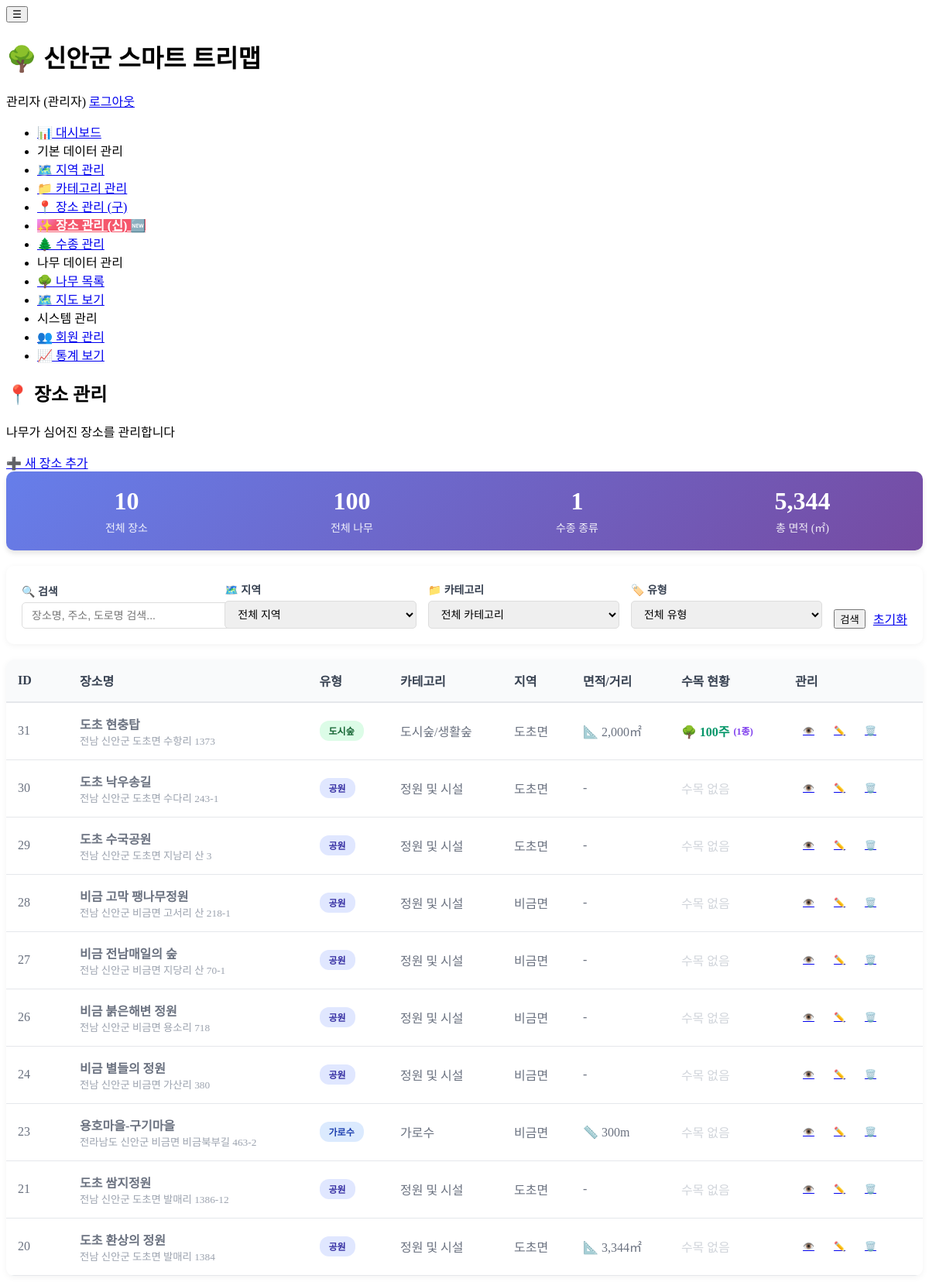
The page /admin/locations/index.php (signed in) on the database its author committed.
### tables this page shows
CREATE TABLE `locations` (
  `location_id` int(11) NOT NULL,
  `region_id` int(11) DEFAULT NULL,
  `category_id` int(11) DEFAULT NULL,
  `location_name` varchar(200) NOT NULL,
  `address` text DEFAULT NULL,
  `road_name` varchar(200) DEFAULT NULL COMMENT '도로명/노선명 (가로수)',
  `section_start` varchar(200) DEFAULT NULL COMMENT '시점 (가로수)',
  `section_end` varchar(200) DEFAULT NULL COMMENT '종점 (가로수)',
  `location_type` enum('urban_forest','street_tree','living_forest','school','park','other') DEFAULT 'other' COMMENT '장소 유형',
  `latitude` decimal(10,8) DEFAULT NULL,
  `longitude` decimal(11,8) DEFAULT NULL,
  `area` decimal(10,2) DEFAULT NULL COMMENT '넓이(㎡) - 공원, 생활숲 등',
  `length` decimal(10,2) DEFAULT NULL COMMENT '길이(m) - 가로수 등',
  `width` decimal(10,2) DEFAULT NULL COMMENT '폭(m) - 가로수 도로폭 등',
  `establishment_year` int(11) DEFAULT NULL COMMENT '�����⵵',
  `management_agency` varchar(200) DEFAULT NULL COMMENT '�������',
  `manager_name` varchar(100) DEFAULT NULL COMMENT '관리 책임자명',
  `manager_contact` varchar(50) DEFAULT NULL COMMENT '관리 책임자 연락처',
  `video_url` varchar(500) DEFAULT NULL COMMENT '������ �ּ� (��Ʃ��, ���̹�TV ��)',
  `description` text DEFAULT NULL,
  `created_at` timestamp NOT NULL DEFAULT current_timestamp(),
  `updated_at` timestamp NOT NULL DEFAULT current_timestamp() ON UPDATE current_timestamp()
);

CREATE TABLE `categories` (
  `category_id` int(11) NOT NULL,
  `category_name` varchar(100) NOT NULL,
  `category_code` varchar(20) DEFAULT NULL,
  `description` text DEFAULT NULL,
  `created_at` timestamp NOT NULL DEFAULT current_timestamp()
);

CREATE TABLE `regions` (
  `region_id` int(11) NOT NULL,
  `region_name` varchar(100) NOT NULL,
  `region_code` varchar(20) DEFAULT NULL,
  `description` text DEFAULT NULL,
  `created_by` int(11) DEFAULT NULL,
  `created_at` timestamp NOT NULL DEFAULT current_timestamp()
);

### admin/locations/index.php (the view, shortened to what this page needs)
<?php
$database = new Database();
$db = $database->getConnection();
$search = isset($_GET['search']) ? trim($_GET['search']) : '';
$page = isset($_GET['page']) ? (int)$_GET['page'] : 1;
$per_page = 20;
$offset = ($page - 1) * $per_page;
$where_conditions = ["1=1"];
$where_clause = implode(" AND ", $where_conditions);
$count_query = "SELECT COUNT(*) as total
                FROM locations l
                LEFT JOIN categories c ON l.category_id = c.category_id
                LEFT JOIN regions r ON l.region_id = r.region_id
                WHERE $where_clause";
$count_stmt = $db->prepare($count_query);
$count_stmt->execute();
$total_records = $count_stmt->fetch()['total'];
$query = "SELECT
            l.location_id,
            l.location_name,
            l.address,
            l.area,
            l.road_name,
            l.length,
            l.location_type,
            c.category_name,
            r.region_name,
            COUNT(DISTINCT lt.species_id) as species_count,
            COALESCE(SUM(lt.quantity), 0) as total_trees
          FROM locations l
          LEFT JOIN categories c ON l.category_id = c.category_id
          LEFT JOIN regions r ON l.region_id = r.region_id
          LEFT JOIN location_trees lt ON l.location_id = lt.location_id
          WHERE $where_clause
          GROUP BY l.location_id
          ORDER BY l.location_id DESC
          LIMIT :limit OFFSET :offset";
$stmt = $db->prepare($query);
$stmt->bindValue(':limit', $per_page, PDO::PARAM_INT);
$stmt->bindValue(':offset', $offset, PDO::PARAM_INT);
$stmt->execute();
$locations = $stmt->fetchAll();
include '../../includes/header.php';
?>
<div class="page-header">
    <div>
        <h2>📍 장소 관리</h2>
        <p>나무가 심어진 장소를 관리합니다</p>
    </div>
    <a href="add.php" class="btn btn-primary">
        ➕ 새 장소 추가
    </a>
</div>
<div class="location-stats">
    <div class="stats-grid">
        <div class="stat-item">
            <div class="stat-value"><?php echo number_format($total_records); ?></div>
            <div class="stat-label">전체 장소</div>
        </div>
        <div class="stat-item">
            <div class="stat-value">
                <?php
                $total_trees_query = "SELECT SUM(quantity) as total FROM location_trees";
                $total_trees = $db->query($total_trees_query)->fetch()['total'] ?? 0;
                echo number_format($total_trees);
                ?>
            </div>
            <div class="stat-label">전체 나무</div>
        </div>
        <div class="stat-item">
            <div class="stat-value">
                <?php
                $total_species_query = "SELECT COUNT(DISTINCT species_id) as total FROM location_trees";
                $total_species = $db->query($total_species_query)->fetch()['total'] ?? 0;
                echo number_format($total_species);
                ?>
            </div>
            <div class="stat-label">수종 종류</div>
        </div>
        <div class="stat-item">
            <div class="stat-value">
                <?php
                $area_query = "SELECT SUM(area) as total FROM locations WHERE area IS NOT NULL";
                $area = $db->query($area_query)->fetch()['total'] ?? 0;
                echo number_format($area);
                ?>
            </div>
            <div class="stat-label">총 면적 (㎡)</div>
        </div>
    </div>
</div>
<div class="location-filters">
    <form method="GET" action="">
        <div class="filter-row">
            <div class="filter-group">
                <label>🔍 검색</label>
                <input type="text" name="search" placeholder="장소명, 주소, 도로명 검색..."
                       value="<?php echo htmlspecialchars($search); ?>">
            </div>
            <div class="filter-group">
                <label>🗺️ 지역</label>
                <select name="region" onchange="this.form.submit()">
                    <option value="">전체 지역</option>
                </select>
            </div>
            <div class="filter-group">
                <label>📁 카테고리</label>
                <select name="category" onchange="this.form.submit()">
                    <option value="">전체 카테고리</option>
                </select>
            </div>
            <div class="filter-group">
                <label>🏷️ 유형</label>
                <select name="type" onchange="this.form.submit()">
                    <option value="">전체 유형</option>
                </select>
            </div>
            <div class="filter-actions">
                <button type="submit" class="btn btn-primary">검색</button>
                <a href="index.php" class="btn btn-secondary">초기화</a>
            </div>
        </div>
    </form>
</div>
<div class="location-table">
    <?php if (count($locations) > 0): ?>
        <table>
            <thead>
                <tr>
                    <th style="width: 50px;">ID</th>
                    <th>장소명</th>
                    <th>유형</th>
                    <th>카테고리</th>
                    <th>지역</th>
                    <th>면적/거리</th>
                    <th>수목 현황</th>
                    <th style="width: 150px;">관리</th>
                </tr>
            </thead>
            <tbody>
                <?php foreach ($locations as $location): ?>
                    <tr>
                        <td><?php echo $location['location_id']; ?></td>
                        <td>
                            <strong><?php echo htmlspecialchars($location['location_name']); ?></strong>
                            <?php if ($location['address']): ?>
                                <br><small style="color: #9ca3af;"><?php echo htmlspecialchars($location['address']); ?></small>
                            <?php endif; ?>
                        </td>
                        <td>
                            <?php
                            $type_labels = [
                                'urban_forest' => '도시숲',
                                'street_tree' => '가로수',
                                'living_forest' => '생활숲',
                                'school' => '학교',
                                'park' => '공원',
                                'other' => '기타'
                            ];
                            $type = $location['location_type'] ?? 'other';
                            ?>
                            <span class="location-type-badge type-<?php echo $type; ?>">
                                <?php echo $type_labels[$type] ?? '기타'; ?>
                            </span>
                        </td>
                        <td><?php echo htmlspecialchars($location['category_name'] ?? '-'); ?></td>
                        <td><?php echo htmlspecialchars($location['region_name'] ?? '-'); ?></td>
                        <td>
                            <?php if ($location['area']): ?>
                                📐 <?php echo number_format($location['area'], 0); ?>㎡
                            <?php elseif ($location['length']): ?>
                                📏 <?php echo number_format($location['length'], 0); ?>m
                            <?php else: ?>
                                -
                            <?php endif; ?>
                        </td>
                        <td>
                            <?php if ($location['total_trees'] > 0): ?>
                                <div class="tree-count">
                                    <span class="count">🌳 <?php echo number_format($location['total_trees']); ?>주</span>
                                    <span class="species">(<?php echo $location['species_count']; ?>종)</span>
                                </div>
                            <?php else: ?>
                                <span style="color: #d1d5db;">수목 없음</span>
                            <?php endif; ?>
                        </td>
                        <td>
                            <div class="action-buttons">
                                <a href="view.php?id=<?php echo $location['location_id']; ?>"
                                   class="btn btn-info btn-icon" title="상세보기">
                                    👁️
                                </a>
                                <a href="edit.php?id=<?php echo $location['location_id']; ?>"
                                   class="btn btn-primary btn-icon" title="수정">
                                    ✏️
                                </a>
                                <a href="delete.php?id=<?php echo $location['location_id']; ?>"
                                   class="btn btn-danger btn-icon"
                                   onclick="return confirm('정말 삭제하시겠습니까?\n관련된 수목 데이터도 모두 삭제됩니다.');"
                                   title="삭제">
                                    🗑️
                                </a>
                            </div>
                        </td>
                    </tr>
                <?php endforeach; ?>
            </tbody>
        </table>
    <?php endif; ?>
</div>
<?php include '../../includes/footer.php'; ?>

### rows shown on the page
locations: location_id "31", location_name "도초 현충탑", address "전남 신안군 도초면 수항리 1373", location_type "도시숲", category.category_name "도시숲/생활숲", region.region_name "도초면", area "2,000", total_trees "100", species_count "1"
locations: location_id "30", location_name "도초 낙우송길", address "전남 신안군 도초면 수다리 243-1", location_type "공원", category.category_name "정원 및 시설", region.region_name "도초면", shows "수목 없음"
locations: location_id "29", location_name "도초 수국공원", address "전남 신안군 도초면 지남리 산 3", location_type "공원", category.category_name "정원 및 시설", region.region_name "도초면", shows "수목 없음"
locations: location_id "28", location_name "비금 고막 팽나무정원", address "전남 신안군 비금면 고서리 산 218-1", location_type "공원", category.category_name "정원 및 시설", region.region_name "비금면", shows "수목 없음"
locations: location_id "27", location_name "비금 전남매일의 숲", address "전남 신안군 비금면 지당리 산 70-1", location_type "공원", category.category_name "정원 및 시설", region.region_name "비금면", shows "수목 없음"
locations: location_id "26", location_name "비금 붉은해변 정원", address "전남 신안군 비금면 용소리 718", location_type "공원", category.category_name "정원 및 시설", region.region_name "비금면", shows "수목 없음"
locations: location_id "24", location_name "비금 별들의 정원", address "전남 신안군 비금면 가산리 380", location_type "공원", category.category_name "정원 및 시설", region.region_name "비금면", shows "수목 없음"
locations: location_id "23", location_name "용호마을-구기마을", address "전라남도 신안군 비금면 비금북부길 463-2", location_type "가로수", category.category_name "가로수", region.region_name "비금면", length "300", shows "수목 없음"
locations: location_id "21", location_name "도초 쌈지정원", address "전남 신안군 도초면 발매리 1386-12", location_type "공원", category.category_name "정원 및 시설", region.region_name "도초면", shows "수목 없음"
locations: location_id "20", location_name "도초 환상의 정원", address "전남 신안군 도초면 발매리 1384", location_type "공원", category.category_name "정원 및 시설", region.region_name "도초면", area "3,344", shows "수목 없음"

### other values the page prints
SITE_NAME "신안군 스마트 트리맵"
$_SESSION['name'] "관리자"
$total_records "10"
$total_trees "100"
$total_species "1"
$area "5,344"
